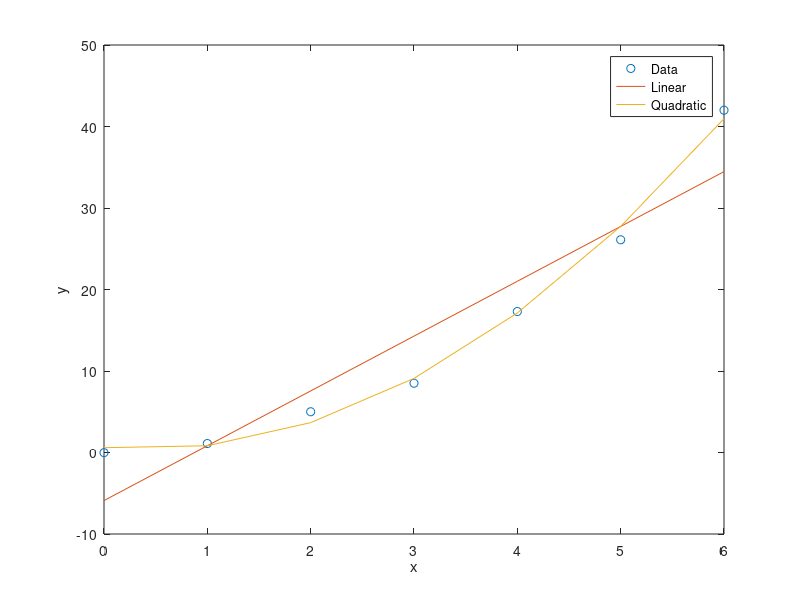

Source code (MATLAB):
x = [0 1 2 3 4 5 6];
y = [-0.02 1.1 5.0 8.5 17.3 26.1 42];
c = [1;1;1;1;1;1;1];
A = [c transpose(x)];
coef = inv(transpose(A)*A)*transpose(A)*transpose(y);
ya = coef(1)+coef(2)*x;

B = [c transpose(x) transpose(x.^2)];
coef2 = inv(transpose(B)*B)*transpose(B)*transpose(y);
yb = coef2(1)+coef2(2)*x + coef2(3)*x.^2;

err1 = sum(abs(ya - y));
err2 = sum(abs(yb - y));

plot(x,y,'o')
hold on
plot(x,ya)
hold on
plot(x,yb)
legend('Data','Linear','Quadratic')
xlabel('x')
ylabel('y')
hold off